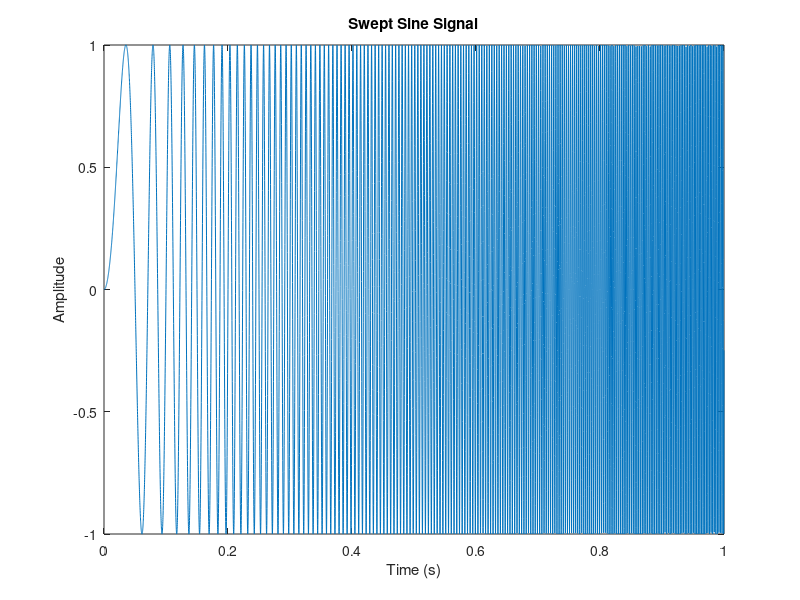
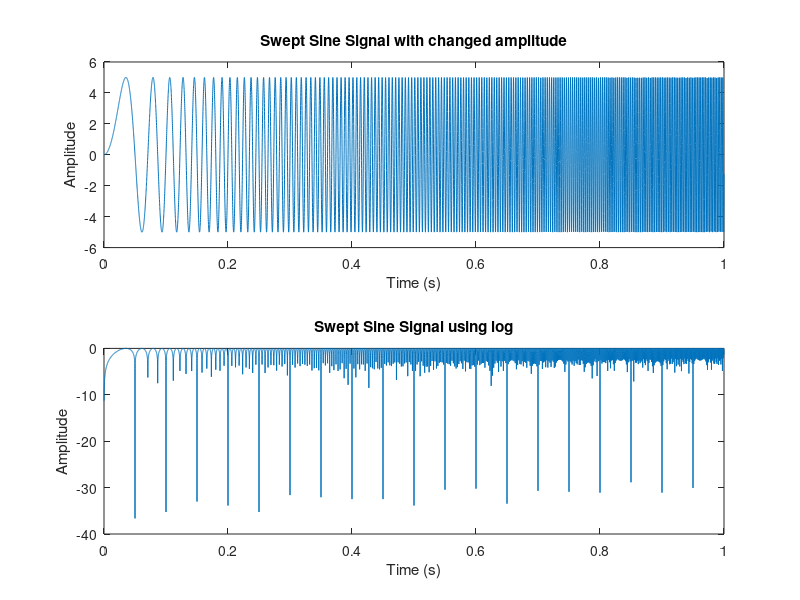
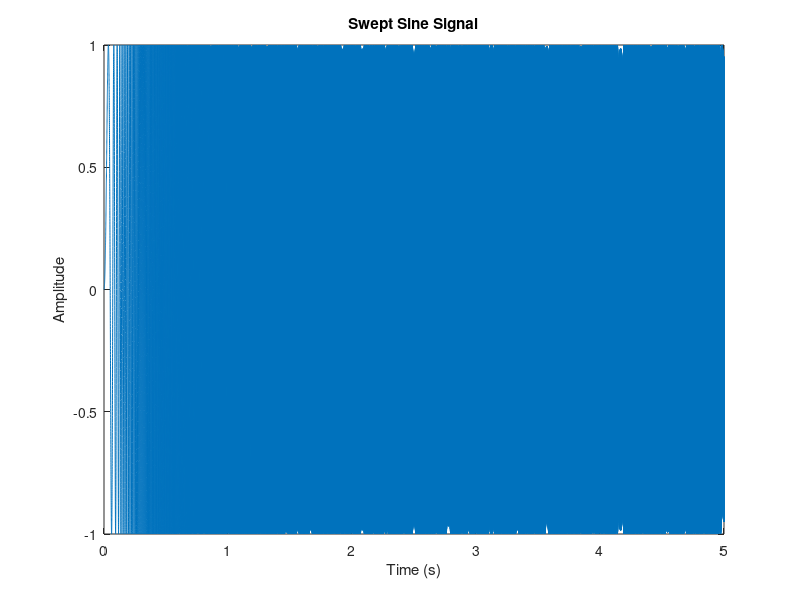
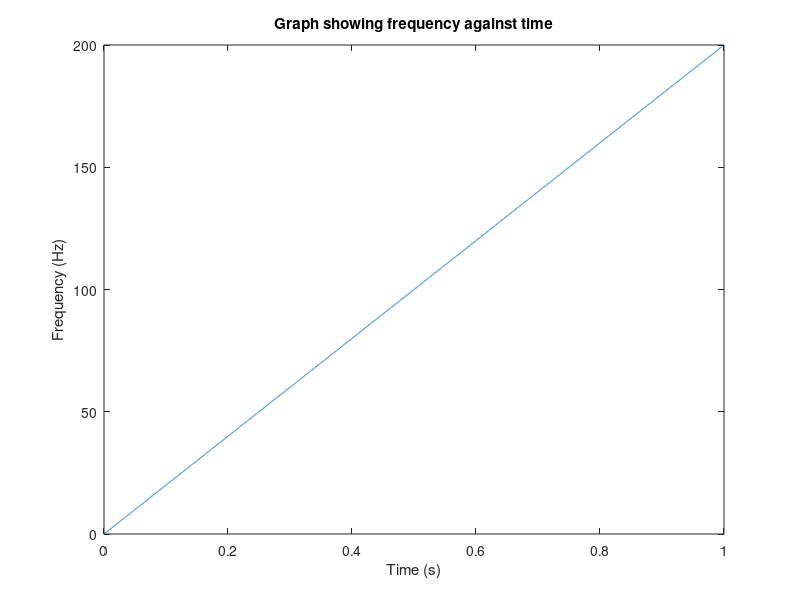

MATLAB code to generate these figures, in order:
% Audio Signal CWK Ajil %
T = 1; % Period (seconds) window size 
fs = 10000; % Sample Frequency (Hz)
df= 1/T; % Frequency Resolution 
dt= 1/fs; % Time resolution
t=(0:dt:T-dt); % Time vector
Amp=1;
s_rate = 200; % Swept rate (Hz/s) how condensed
f0=0; % Initial value pitch control positive start of figure 2 starting frequency
f=f0+s_rate*t; % Array of values
sweptsin=Amp.*sin(2*pi*f.*t);% Multiply arr ays to to avoid using loops

% Plot for sweptsin wave
figure(1)
plot(t,sweptsin)
title('Swept Sine Signal')
xlabel('Time (s)')
ylabel('Amplitude')

% Change sweptsin: amplitude
figure(2)
subplot(2,1,1);
Amp=5;
sweptsin1=Amp.*sin(2*pi*f.*t);% Multiply arr ays to to avoid using loops
plot(t,sweptsin1)
title('Swept Sine Signal with changed amplitude')
xlabel('Time (s)')
ylabel('Amplitude')

% Change sweptsin:log
subplot(2,1,2);
sweptsin2=log(sweptsin);% Multiply arr ays to to avoid using loops
plot(t,sweptsin2)
title('Swept Sine Signal using log')
xlabel('Time (s)')
ylabel('Amplitude')

%Ammend values
T = 5; % Period (seconds) window size 
fs = 10000; % Sample Frequency (Hz)
df= 1/T; % Frequency Resolution 
dt= 1/fs; % Time resolution
t=(0:dt:T-dt); % Time vector
Amp=1;
s_rate = 200; % Swept rate (Hz/s) how condensed
f0=0; % Initial value pitch control positive start of figure 2 starting frequency
f=f0+s_rate*t; % Array of values
sweptsin3=Amp.*sin(2*pi*f.*t);% Multiply arr ays to to avoid using loops

% Change sweptsin: time vector
figure(3)
plot(t,sweptsin3)
title('Swept Sine Signal')
xlabel('Time (s)')
ylabel('Amplitude')

% Audio Signal CWK%
T = 1; % Period (seconds) window size 
fs = 10000; % Sample Frequency (Hz)
df= 1/T; % Frequency Resolution 
dt= 1/fs; % Time resolution
t=(0:dt:T-dt); % Time vector
Amp=1;
s_rate = 200; % Swept rate (Hz/s) how condensed
f0=0; % Initial value pitch control positive start of figure 2 starting frequency
f=f0+s_rate*t; % Array of values
sweptsin=Amp.*sin(2*pi*f.*t);% Multiply arr ays to to avoid using loops

% Plot for frequency: f(0)=0
figure(4)
plot(t,f)
title('Graph showing frequency against time')
xlabel('Time (s)')
ylabel('Frequency (Hz)')

% Create .wav file and find bitdepth
sound(sweptsin,fs);
audiowrite('wave44100.wav',sweptsin,fs);  
[y,fs] = audioread('wave44100.wav'); % Reads the file created retrieving fs and data
info=audioinfo('wave44100.wav'); % Shows bit depth and sample frequency
figure(5)
T = 1; % Period (seconds) window size 
t=(0:dt:T-dt); % Time vector
plot(t,y) % Plot time signiture
xlabel('Time(s)')
ylabel('Amplitude');
title('Graph showing time signiture against time');

% Fourrier transform double sided
yyf=fft(sweptsin);
yf1=imag(yyf); % Finds imaginary numbers
yf2=real(yyf); % Finds real numbers
yf3=abs(yyf); % Finds magnitude 
N=length(sweptsin); 
freq_array =(0:N-1)*df; % Frequency array using frequency resolution 

% Plot imaginary
figure(6)
plot(freq_array,yf1);
xlabel('Frequency')
ylabel('Magnitude');
title('FFT using imaginary numbers');

% Plot real
figure(7)
plot(freq_array,yf2);
xlabel('Frequency')
ylabel('Magnitude');
title('FFT using real numbers');

% Plot magnitude
figure(8)
plot(freq_array,yf3);
xlabel('Frequency')
ylabel('Magnitude');
title('FFT using magnitude');

% Compare real and imaginary
figure(9)
plot(freq_array,yf1,'*g'); % Green colour plot
hold on; % Tells program to wait before plotting
plot(freq_array,yf2,'*b'); % Blue colour plot
xlabel('Frequency')
ylabel('Magnitude');
title('FFT comparing imaginary and real numbers');

% Plot fft with increasing window size for imaginary
size=length(sweptsin);
for i=1:size/5:size+1 % Splits the window size into 5
    yyf=fft(sweptsin,i); % Take fft of values upto window size
    yyfi=imag(yyf);
    Nf=numel(fft(sweptsin,i));
    i_freq_array =[0 : Nf-1]*df;
    figure(10)
    plot(i_freq_array,yyfi);
    xlabel('Frequency')
    ylabel('Magnitude');
    title('Increasing FFT window size using imaginary');
    pause(1);
end
 
 % Plot fft with increasing window size for chirp in time domain
 for T = 0:1:5 % Period (seconds)
    fs = 4100; % Sample Frequency (Hz)
    df= 1/T; % Frequency Resolution 
    dt= 1/fs; % Time resolution
    t=(0:dt:T-dt); % Time Vector
    s_rate = 200; % Swept rate (Hz/s) how condensed
    f0=0;
    f=f0+s_rate*t;
    sweptsin=sin(2*pi*f.*t);
    fft_r=fft(sweptsin); % Take fft for frequency domain 
    sweptsin_r=ifft(real(fft_r)); % Take ifft for time domian in real domain
    figure(13)
    plot(t,sweptsin_r);
    xlabel('Time (s)')
    ylabel('Magnitude');
    title('Increasing FFT window size using real time domain');
    pause(1); 
 end
%Press ctrl + enter to run program and it willdisplay all plots.


